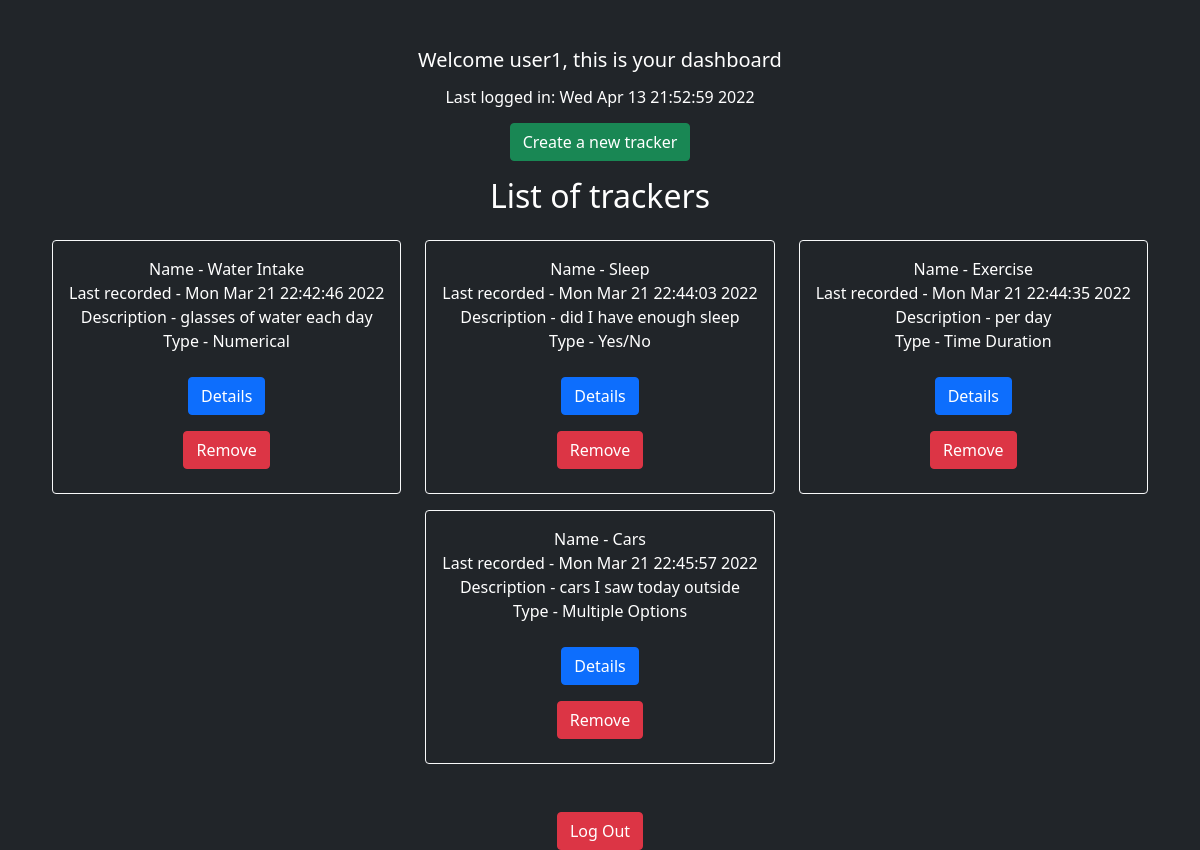
The app's page /dashboard/user1 (signed in), older data.
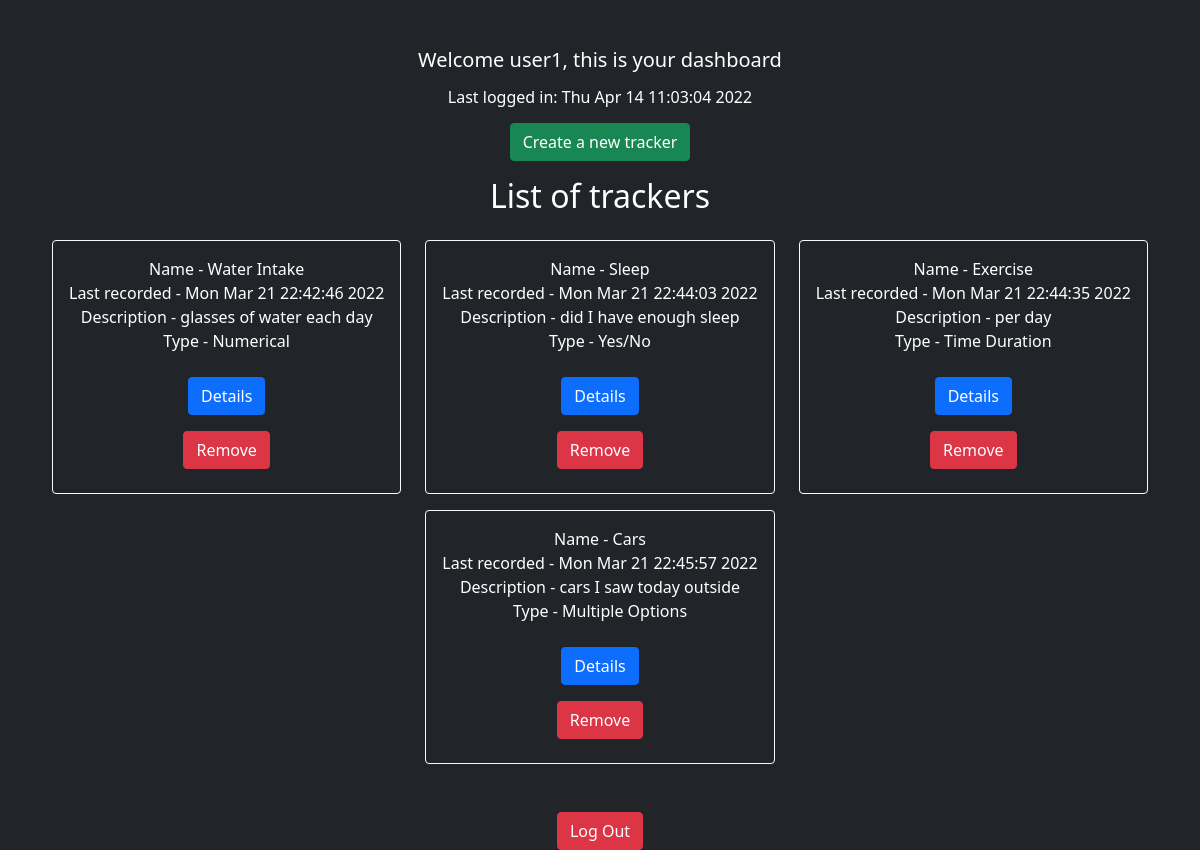
The same page, newer data.
### application/models.py (models this page shows, shortened)
class User(db.Model):
    user_id = db.Column(db.Integer, primary_key=True)
    user_name = db.Column(db.String(80), unique=True, nullable=False)
    password = db.Column(db.String(120), nullable=False)
    last_login_time = db.Column(db.String(100),nullable=False)
    trackers = db.relationship('Tracker', backref='user', lazy=True)

class Tracker(db.Model):
    tracker_id = db.Column(db.Integer, primary_key=True)
    tracker_name = db.Column(db.String(80), nullable=False)
    tracker_description = db.Column(db.String(120), nullable=False)
    tracker_type = db.Column(db.String(50),nullable=False)
    user_defined_options = db.Column(db.String(200))
    tracker_log_time = db.Column(db.String(120), nullable=False)
    user_id = db.Column(db.Integer, db.ForeignKey('user.user_id'),nullable=False)
    tracker_logs = db.relationship('Trackerlogs', backref='tracker', lazy=True)

### application/dashboard.py (the view)
@app.route("/dashboard/<user_name>")
def dashboard(user_name):
    if "user_name" in session:
        current_user = User.query.filter_by(user_name=user_name).first()
        last_login_time = current_user.last_login_time
        user_id = current_user.user_id
        user_trackers = Tracker.query.filter_by(user_id=user_id).all()
        return render_template("dashboard.html",user_name=user_name,title="Dashboard",last_login_time=last_login_time,usertrackers=user_trackers)
    else:
        return redirect("/")

### templates/dashboard.html
{% extends 'layout.html' %} {% block body %}
<div class="row mt-5 justify-content-center">
    <div class="col-auto h5">
        Welcome {{user_name}}, this is your dashboard
    </div>
</div>
<div class="row mt-2 justify-content-center">
    <div class="col-auto h6">
        Last logged in: {{last_login_time}} <br>
    </div>
</div>
<div class="row mt-2 justify-content-center">
    <div class="col-auto">
        <a class="btn btn-success" href="/tracker/{{user_name}}">Create a new tracker</a>
    </div>
</div>
<div class="row mt-3 justify-content-center">
    <div class="col-auto">
        <h2 class="h2">List of trackers</h2>
    </div>
</div>
<div class="row justify-content-center">
    {% for tracker in usertrackers %}
    <div class="col-auto mr-3 mt-3 d-flex justify-content-center">
        <div class="row justify-content-center text-center">
            <div class="col-auto">
                <div class="p-3 border-light border rounded">
                    Name - {{tracker["tracker_name"]}} <br>
                    Last recorded - {{tracker["tracker_log_time"]}} <br>
                    Description - {{tracker["tracker_description"]}} <br>
                    {% if tracker["tracker_type"] == "numerical_tracker"%}Type - Numerical{% endif %}
                    {% if tracker["tracker_type"] == "boolean_tracker"%}Type - Yes/No{% endif %}
                    {% if tracker["tracker_type"] == "mo_tracker"%}Type - Multiple Options{% endif %}
                    {% if tracker["tracker_type"] == "time_tracker"%}Type - Time Duration{% endif %} <br>
                    <a class="btn btn-primary mt-4 mb-2" href='/trackerdetails/{{tracker["tracker_id"]}}'>Details</a>
                    <br>
                    <a class="btn btn-danger mt-2 mb-2" href='/deletetracker/{{tracker["tracker_id"]}}'>Remove</a> <br>
                </div>
            </div>
        </div>
    </div>
    {% endfor %}
</div>
<div class="row justify-content-center">
    <div class="col-auto">
        <a class="btn btn-danger mt-5" href="/logout//{{user_name}}">Log Out</a>
    </div>
</div>
{% endblock %}

### templates/layout.html (shortened to what this page needs)
<!DOCTYPE html>
<html lang="en">
<head>
    <link href="https://cdn.jsdelivr.net/npm/bootstrap@5.1.3/dist/css/bootstrap.min.css" rel="stylesheet"
>
</head>
<body class="container-fluid bg-dark text-white">
    {% block body %}{% endblock %}
</body>
</html>

Row changes from the older to the newer data that the page shows:
changed User "user1": last_login_time "Wed Apr 13 21:52:59 2022" → "Thu Apr 14 11:03:04 2022"
